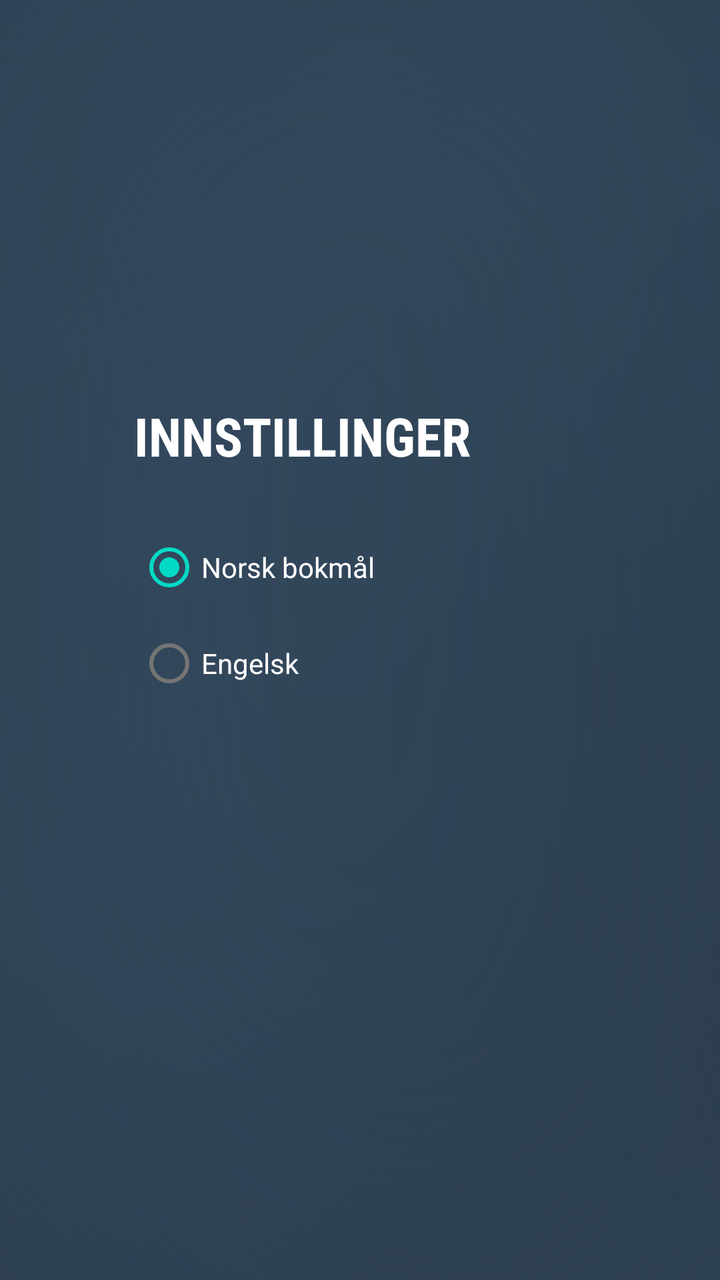
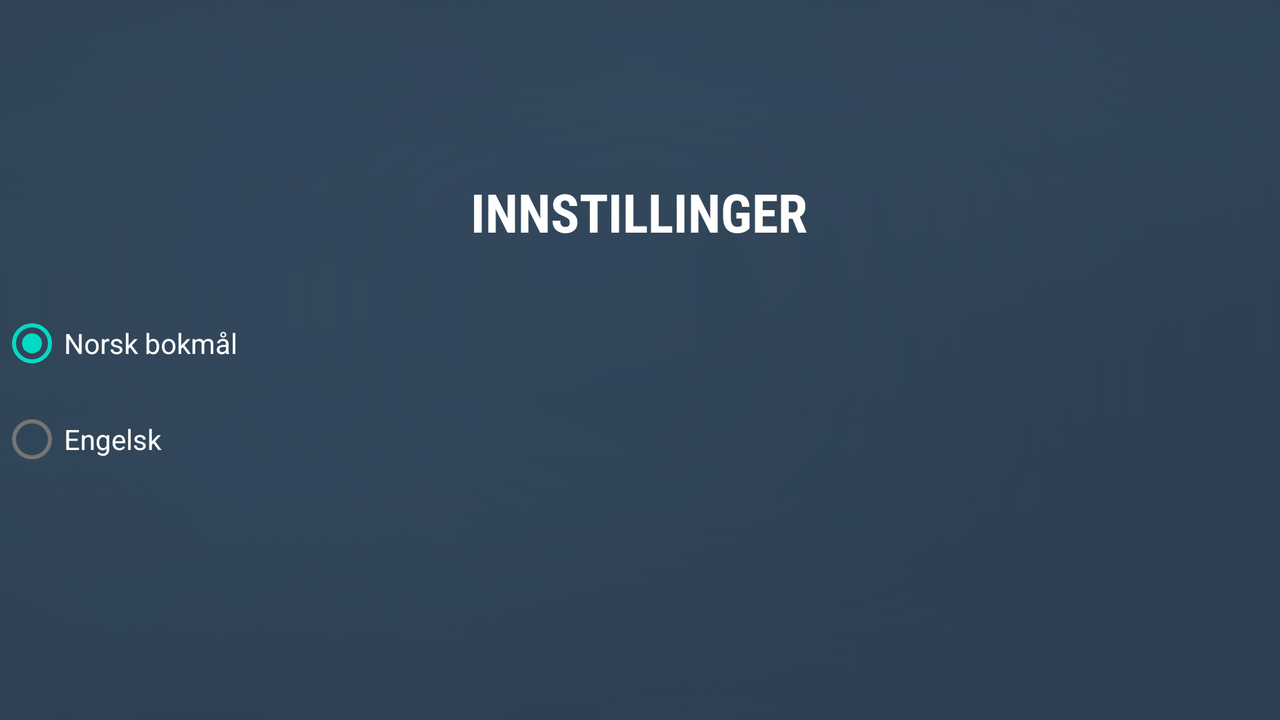

The same Android screen from two of the app's own layout files: first res/layout/ as a phone draws it, then the repository's variant for another configuration, drawn on a device whose configuration selects that folder. Both files follow.
<!-- AndroidManifest.xml: application theme Theme.Stjerneord -->
<!-- res/layout/activity_settings.xml -->
<?xml version="1.0" encoding="utf-8"?>
<androidx.constraintlayout.widget.ConstraintLayout xmlns:android="http://schemas.android.com/apk/res/android"
    xmlns:app="http://schemas.android.com/apk/res-auto"
    xmlns:tools="http://schemas.android.com/tools"
    android:id="@+id/root2"
    android:layout_width="match_parent"
    android:layout_height="match_parent"
    android:background="@drawable/bg_1" >

    <TextView
        android:id="@+id/textView2"
        android:layout_width="wrap_content"
        android:layout_height="wrap_content"
        android:layout_marginTop="200dp"
        android:fontFamily="sans-serif-condensed"
        android:text="INNSTILLINGER"
        android:textAlignment="center"
        android:textColor="@color/white"
        android:textSize="80px"
        android:textStyle="bold"
        app:layout_constraintBottom_toTopOf="@+id/button"
        app:layout_constraintEnd_toEndOf="parent"
        app:layout_constraintHorizontal_bias="0.35"
        app:layout_constraintStart_toStartOf="parent"
        app:layout_constraintTop_toTopOf="parent" />

    <RadioGroup
        android:id="@+id/languageSetting"
        android:layout_width="wrap_content"
        android:layout_height="wrap_content"
        android:layout_marginTop="24dp"
        app:layout_constraintEnd_toEndOf="parent"
        app:layout_constraintHorizontal_bias="0.284"
        app:layout_constraintStart_toStartOf="parent"
        app:layout_constraintTop_toBottomOf="@+id/textView2">

        <RadioButton
            android:id="@+id/rbNorwegian"
            android:layout_width="match_parent"
            android:layout_height="wrap_content"
            android:checked="true"
            android:onClick="onRadioButtonClick"
            android:text="Norsk bokmål"
            android:textColor="@color/white" />

        <RadioButton
            android:id="@+id/rbEnglish"
            android:layout_width="match_parent"
            android:layout_height="wrap_content"
            android:checked="false"
            android:onClick="onRadioButtonClick"
            android:text="Engelsk"
            android:textColor="@color/white" />
    </RadioGroup>

</androidx.constraintlayout.widget.ConstraintLayout>
<!-- resources referenced by this layout -->
<resources>
  <!-- drawable bg_1: png bitmap (drawable, 68678 bytes) -->
  <style name="Theme.Stjerneord" parent="Theme.MaterialComponents.DayNight.DarkActionBar">
          
          <item name="colorPrimary">@color/purple_500</item>
          <item name="colorPrimaryVariant">@color/purple_700</item>
          <item name="colorOnPrimary">@color/white</item>
          
          <item name="colorSecondary">@color/teal_200</item>
          <item name="colorSecondaryVariant">@color/teal_700</item>
          <item name="colorOnSecondary">@color/black</item>
          
          <item name="android:statusBarColor" tools:targetApi="l">?attr/colorPrimaryVariant</item>
          
      </style>
</resources>
<!-- res/layout-land/activity_settings.xml (the repository's variant of the layout above) -->
<!-- drawn on the phone turned sideways -->
<?xml version="1.0" encoding="utf-8"?>
<androidx.constraintlayout.widget.ConstraintLayout xmlns:android="http://schemas.android.com/apk/res/android"
    xmlns:app="http://schemas.android.com/apk/res-auto"
    xmlns:tools="http://schemas.android.com/tools"
    android:id="@+id/root2"
    android:layout_width="match_parent"
    android:layout_height="match_parent"
    android:background="@drawable/bg_1" >

    <TextView
        android:id="@+id/textView2"
        android:layout_width="wrap_content"
        android:layout_height="wrap_content"
        android:layout_marginTop="88dp"
        android:fontFamily="sans-serif-condensed"
        android:text="INNSTILLINGER"
        android:textAlignment="center"
        android:textColor="@color/white"
        android:textSize="80px"
        android:textStyle="bold"
        app:layout_constraintBottom_toTopOf="@+id/button"
        app:layout_constraintEnd_toEndOf="parent"
        app:layout_constraintHorizontal_bias="0.499"
        app:layout_constraintStart_toStartOf="parent"
        app:layout_constraintTop_toTopOf="parent" />

    <RadioGroup
        android:id="@+id/languageSetting"
        android:layout_width="wrap_content"
        android:layout_height="wrap_content"
        android:layout_marginTop="24dp"
        app:layout_constraintTop_toBottomOf="@+id/textView2"
        tools:layout_editor_absoluteX="243dp">

        <RadioButton
            android:id="@+id/rbNorwegian"
            android:layout_width="match_parent"
            android:layout_height="wrap_content"
            android:checked="true"
            android:onClick="onRadioButtonClick"
            android:text="Norsk bokmål"
            android:textColor="@color/white" />

        <RadioButton
            android:id="@+id/rbEnglish"
            android:layout_width="match_parent"
            android:layout_height="wrap_content"
            android:checked="false"
            android:onClick="onRadioButtonClick"
            android:text="Engelsk"
            android:textColor="@color/white" />
    </RadioGroup>

</androidx.constraintlayout.widget.ConstraintLayout>
